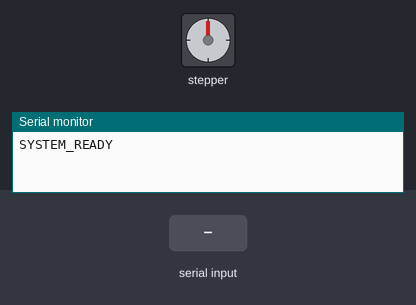
The sketch below on a simulated Arduino Uno, built with avr-gcc and run on an emulated ATmega328P. Shown: stepper motor, the last lines printed to the serial monitor. Inputs (shaded band) come from the test bench. Stepper angles assume 2048 steps per turn.

Above: at 1.2 s.
1.3 s: "N" received over Serial
At 1.75 s:
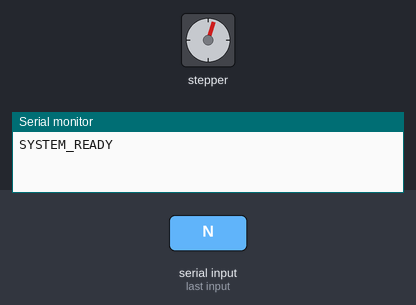
At 2.6 s:
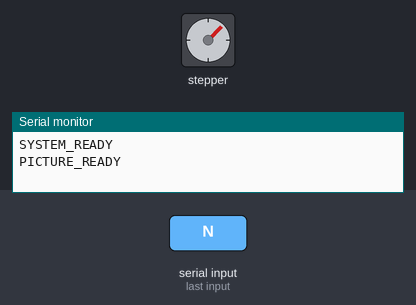
3.5 s: "N" received over Serial
At 5.5 s:
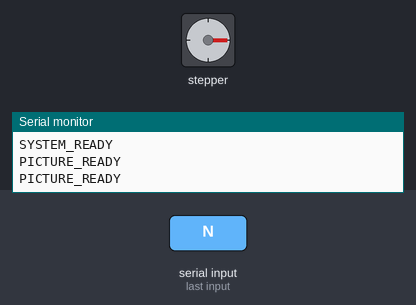
Timing chart, 0 to 7.0 s (numbered marks = the images above; inputs shaded):
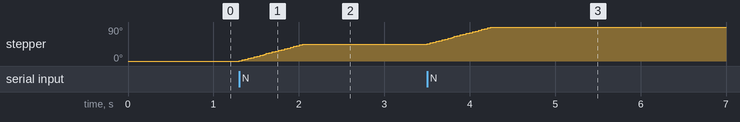

Measured:
- after the input at 1.3 s, stepper: turns 45° clockwise in 0.74 s, starting at once
- after the input at 3.5 s, stepper: turns 45° clockwise in 0.74 s, starting at once

The sketch:

arduino_det_f.ino
```cpp
#include <Stepper.h>

const int stepsPerRevolution = 2048;

Stepper myStepper(stepsPerRevolution, 8, 10, 9, 11);

void setup() {
  Serial.begin(9600);

  myStepper.setSpeed(10);

  Serial.println("SYSTEM_READY");
}

void loop() {
  if (Serial.available() > 0) {
    char command = Serial.read();
    if (command == 'N') {
      myStepper.step(256);
      delay(200);
      Serial.println("PICTURE_READY");
      digitalWrite(8, LOW);
      digitalWrite(9, LOW);
      digitalWrite(10, LOW);
      digitalWrite(11, LOW);
    }
  }
}
```
